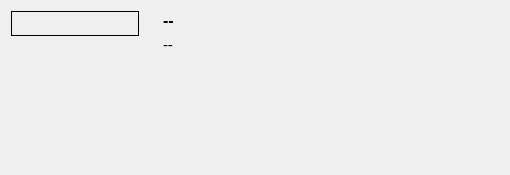
<?xml version="1.0" encoding="UTF-8"?>
<ui version="4.0">
 <class>AboutDialog</class>
 <widget class="QDialog" name="AboutDialog">
  <property name="geometry">
   <rect>
    <x>0</x>
    <y>0</y>
    <width>510</width>
    <height>175</height>
   </rect>
  </property>
  <property name="windowTitle">
   <string/>
  </property>
  <property name="windowIcon">
   <iconset resource="resources.qrc">
    <normaloff>:/resources/Images/applicationIcon.png</normaloff>:/resources/Images/applicationIcon.png</iconset>
  </property>
  <layout class="QGridLayout" name="gridLayout">
   <property name="horizontalSpacing">
    <number>24</number>
   </property>
   <item row="0" column="0" rowspan="2">
    <widget class="QLabel" name="label">
     <property name="sizePolicy">
      <sizepolicy hsizetype="Maximum" vsizetype="Maximum">
       <horstretch>0</horstretch>
       <verstretch>0</verstretch>
      </sizepolicy>
     </property>
     <property name="maximumSize">
      <size>
       <width>128</width>
       <height>128</height>
      </size>
     </property>
     <property name="frameShape">
      <enum>QFrame::Panel</enum>
     </property>
     <property name="text">
      <string/>
     </property>
     <property name="pixmap">
      <pixmap resource="resources.qrc">:/resources/Images/applicationIcon.png</pixmap>
     </property>
     <property name="scaledContents">
      <bool>true</bool>
     </property>
     <property name="alignment">
      <set>Qt::AlignHCenter|Qt::AlignTop</set>
     </property>
    </widget>
   </item>
   <item row="0" column="1">
    <widget class="QLabel" name="ApplicationNameLabel">
     <property name="sizePolicy">
      <sizepolicy hsizetype="Preferred" vsizetype="Maximum">
       <horstretch>0</horstretch>
       <verstretch>0</verstretch>
      </sizepolicy>
     </property>
     <property name="font">
      <font>
       <pointsize>12</pointsize>
       <weight>75</weight>
       <bold>true</bold>
      </font>
     </property>
     <property name="text">
      <string>--</string>
     </property>
     <property name="alignment">
      <set>Qt::AlignBottom|Qt::AlignLeading|Qt::AlignLeft</set>
     </property>
    </widget>
   </item>
   <item row="1" column="1" rowspan="2">
    <widget class="QLabel" name="aboutDetailsLabel">
     <property name="sizePolicy">
      <sizepolicy hsizetype="Preferred" vsizetype="Expanding">
       <horstretch>0</horstretch>
       <verstretch>0</verstretch>
      </sizepolicy>
     </property>
     <property name="font">
      <font>
       <pointsize>11</pointsize>
      </font>
     </property>
     <property name="text">
      <string>--</string>
     </property>
     <property name="alignment">
      <set>Qt::AlignJustify|Qt::AlignTop</set>
     </property>
    </widget>
   </item>
   <item row="2" column="0">
    <spacer name="verticalSpacer">
     <property name="orientation">
      <enum>Qt::Vertical</enum>
     </property>
     <property name="sizeHint" stdset="0">
      <size>
       <width>20</width>
       <height>20</height>
      </size>
     </property>
    </spacer>
   </item>
  </layout>
 </widget>
 <resources>
  <include location="resources.qrc"/>
 </resources>
 <connections/>
</ui>
